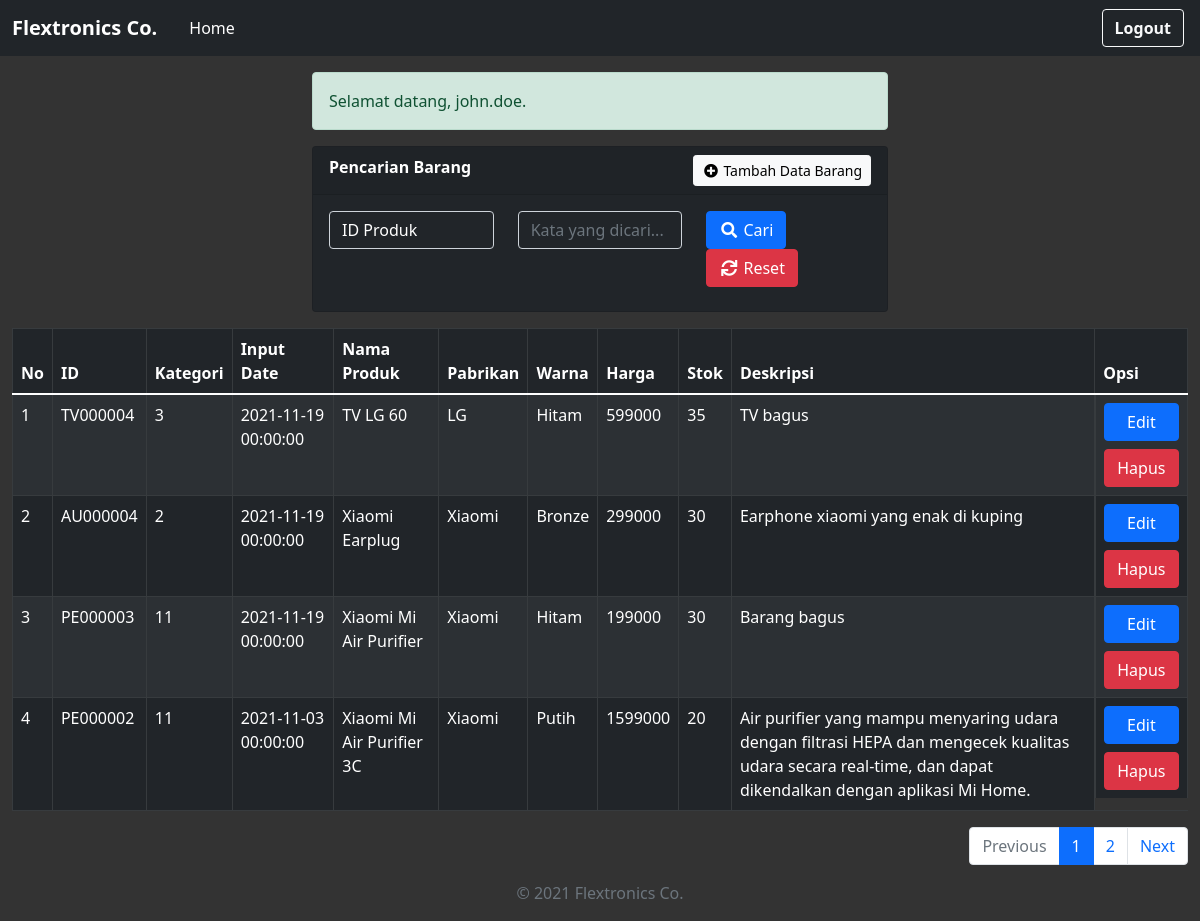
The app's page /view.php (signed in) with its own data.
### tables this page shows
CREATE TABLE `_products` (
  `idx` int(11) NOT NULL,
  `id` varchar(8) NOT NULL,
  `kategori` int(11) NOT NULL,
  `tgl_input` datetime NOT NULL,
  `nama` varchar(255) NOT NULL,
  `manufaktur` varchar(200) NOT NULL,
  `warna` varchar(100) NOT NULL,
  `deskripsi` varchar(255) DEFAULT NULL
);

CREATE TABLE `_prices` (
  `product_id` varchar(8) NOT NULL,
  `price` int(11) NOT NULL
);

CREATE TABLE `_stock` (
  `product_id` varchar(8) NOT NULL,
  `amount` int(8) NOT NULL
);

### view.php (the view, shortened to what this page needs)
<!DOCTYPE html>
<html lang="en">
<head>
    <link href="assets/css/bootstrap.min.css" rel="stylesheet">
    <link rel="stylesheet" href="https://use.fontawesome.com/releases/v5.6.3/css/all.css">
    <link href="assets/css/style.css" rel="stylesheet">
</head>
<body>
    <nav class="navbar navbar-expand-lg navbar-dark bg-dark text-light">
        <div class="container-fluid justify-content-start">
            <div class="navbar-brand">
                <strong>Flextronics Co.</strong>
            </div>
            <ul class="nav">
                <li class="nav-item">
                    <a href="index.php" class="nav-link text-white">Home</a>
                </li>
            </ul>
        </div>
        <a href="logout.php" class="btn btn-outline-light fw-bold me-3" onclick="return confirm('Apa Anda yakin ingin keluar aplikasi?');">Logout</a>
    </nav>
    <div class="container-fluid pt-3">
        <div class="row justify-content-center">
            <div class="col-md-6">
                <div class="alert alert-success" role="alert">
                    <?php
                    if (isset($_SESSION['username'])) {
                        echo 'Selamat datang, ' . $_SESSION['username'] . '.';
                    }
                    ?>
                </div>
                <div class="card text-white bg-dark mb-3">
                    <div class="card-header">
                        <b>Pencarian Barang</b>
                        <a href="insert.php" class="float-end btn btn-light btn-sm"><i class="fa fa-fw fa-plus-circle"></i> Tambah Data Barang</a>
                    </div>
                    <div class="card-body">
                        <form class="form-inline">
                            <div class="row">
                                <div class="col-sm-4">
                                    <div class="mb-2">
                                        <select class="form-control text-white bg-dark" id="kolom" name="kolom" required="">
                                            <?php
                                            $kolom = (isset($_GET['kolom'])) ? $_GET['kolom'] : "";
                                            ?>
                                            <option value="id" <?php if ($kolom == "id") echo "selected"; ?>>ID Produk</option>
                                        </select>
                                    </div>
                                </div>
                                <div class="col-sm-4">
                                    <div class="mb-2">
                                        <input type="text" class="form-control text-white bg-dark" id="keyword" name="keyword" placeholder="Kata yang dicari..." required="" value="<?php if (isset($_GET['keyword'])) echo $_GET['keyword']; ?>">
                                    </div>
                                </div>
                                <div class="col-sm-4">
                                    <div class="mb-2">
                                        <button type="submit" class="btn btn-primary"><i class="fa fa-fw fa-search"></i> Cari</button>
                                        <a href="view.php" class="btn btn-danger"><i class="fa fa-fw fa-sync"></i> Reset</a>
                                    </div>
                                </div>
                            </div>
                        </form>
                    </div>
                </div>
            </div>
        </div>
        <?php
        include 'connect.php';
        $page = (isset($_GET['page'])) ? (int) $_GET['page'] : 1;
        $kolomCari = (isset($_GET['kolom'])) ? $_GET['kolom'] : "";
        $kolomKeyword = (isset($_GET['keyword'])) ? $_GET['keyword'] : "";
        $limit = 4;
        $limitStart = ($page - 1) * $limit;
        if ($kolomCari == "" && $kolomKeyword == "") {
            $data = mysqli_query($conn, "SELECT idx, id, kategori, tgl_input, nama, manufaktur, warna, price, amount, deskripsi FROM _products pro
                    INNER JOIN _prices pri ON pro.id = pri.product_id
                    INNER JOIN _stock sto ON pro.id = sto.product_id
                    ORDER BY pro.idx DESC LIMIT " . $limitStart . "," . $limit);
        }
        ?>
        <table class="table table-dark table-striped table-bordered table-hover">
            <thead>
                <tr>
                    <th>No</th>
                    <th>ID</th>
                    <th>Kategori</th>
                    <th>Input Date</th>
                    <th>Nama Produk</th>
                    <th>Pabrikan</th>
                    <th>Warna</th>
                    <th>Harga</th>
                    <th>Stok</th>
                    <th>Deskripsi</th>
                    <th>Opsi</th>
                </tr>
            </thead>
            <tbody>
                <?php
                $num = $limitStart + 1;
                while ($row = mysqli_fetch_array($data)) {
                ?>
                    <tr>
                        <td><?php echo $num++; ?></td>
                        <td><?php echo $row['id']; ?></td>
                        <td><?php echo $row['kategori']; ?></td>
                        <td><?php echo $row['tgl_input']; ?></td>
                        <td><?php echo $row['nama']; ?></td>
                        <td><?php echo $row['manufaktur']; ?></td>
                        <td><?php echo $row['warna']; ?></td>
                        <td><?php echo $row['price']; ?></td>
                        <td><?php echo $row['amount']; ?></td>
                        <td class="text-break"><?php echo $row['deskripsi']; ?></td>
                        <td class="d-grid gap-2">
                            <a href="edit.php?id=<?php echo $row['id']; ?>" class="btn btn-primary">Edit</a>
                            <a href="delete.php?id=<?php echo $row['id']; ?>" class="btn btn-danger" onclick="return confirm('Apa Anda yakin ingin menghapus data ini?');">Hapus</a>
                        </td>
                    </tr>
                <?php
                }
                ?>
            </tbody>
        </table>
        <div>
            <ul class="pagination justify-content-end">
                <?php
                if ($page == 1) {
                ?>
                    <li class="page-item disabled"><a class="page-link" href="#">Previous</a></li>
                    <?php
                }
                ?>
                <?php
                if ($kolomCari == "" && $kolomKeyword == "") {
                    $data = mysqli_query($conn, "SELECT idx, id, kategori, tgl_input, nama, manufaktur, warna, price, amount, deskripsi FROM _products pro
                    INNER JOIN _prices pri ON pro.id = pri.product_id
                    INNER JOIN _stock sto ON pro.id = sto.product_id
                    ORDER BY pro.idx DESC");
                } else {
                    $data = mysqli_query($conn, "SELECT idx, id, kategori, tgl_input, nama, manufaktur, warna, price, amount, deskripsi FROM _products pro
                    INNER JOIN _prices pri ON pro.id = pri.product_id
                    INNER JOIN _stock sto ON pro.id = sto.product_id
                    WHERE $kolomCari LIKE '%$kolomKeyword%'
                    ORDER BY pro.idx DESC");
                }
                $jumlahData = mysqli_num_rows($data);
                $jumlahPage = ceil($jumlahData / $limit);
                $jumlahNum = 1;
                $startNum = ($page > $jumlahNum) ? $page - $jumlahNum : 1;
                $endNum = ($page < ($jumlahPage - $jumlahNum)) ? $page + $jumlahNum : $jumlahPage;
                for ($i = $startNum; $i <= $endNum; $i++) {
                    $LinkActive = ($page == $i) ? 'active' : '';
                    if ($kolomCari == "" && $kolomKeyword == "") {
                ?>
                        <li class="page-item <?php echo $LinkActive; ?>"><a class="page-link" href="view.php?page=<?php echo $i; ?>"><?php echo $i; ?></a></li>
                    <?php
                    } else {
                    ?>
                        <li class="page-item <?php echo $LinkActive; ?>"><a class="page-link" href="view.php?kolom=<?php echo $kolomCari; ?>&keyword=<?php echo $kolomKeyword; ?>&page=<?php echo $i; ?>"><?php echo $i; ?></a></li>
                <?php
                    }
                }
                ?>
                <?php
                if ($page == $jumlahPage) {
                ?>
                    <li class="page-item disabled"><a class="page-link" href="#">Next</a></li>
                    <?php
                } else {
                    $LinkNext = ($page < $jumlahPage) ? $page + 1 : $jumlahPage;
                    if ($kolomCari == "" && $kolomKeyword == "") {
                    ?>
                        <li class="page-item"><a class="page-link" href="view.php?page=<?php echo $LinkNext; ?>">Next</a></li>
                    <?php
                    } else {
                    ?>
                        <li class="page-item"><a class="page-link" href="view.php?kolom=<?php echo $kolomCari; ?>&keyword=<?php echo $kolomKeyword; ?>&page=<?php echo $LinkNext; ?>">Next</a></li>
                <?php
                    }
                }
                ?>
            </ul>
        </div>
    </div>
    <footer>
        <p class="text-center text-muted">&copy; 2021 Flextronics Co.</p>
    </footer>
</body>
</html>

### assets/css/style.css (style rules this page uses)
body { background-color: #333333; color: white; }

### records on screen
_products: id "TV000004", kategori "3", tgl_input "2021-11-19 00:00:00", nama "TV LG 60", manufaktur "LG", warna "Hitam", _prices.price "599000", _stock.amount "35", deskripsi "TV bagus"
_products: id "AU000004", kategori "2", tgl_input "2021-11-19 00:00:00", nama "Xiaomi Earplug", manufaktur "Xiaomi", warna "Bronze", _prices.price "299000", _stock.amount "30", deskripsi "Earphone xiaomi yang enak di kuping"
_products: id "PE000003", kategori "11", tgl_input "2021-11-19 00:00:00", nama "Xiaomi Mi Air Purifier", manufaktur "Xiaomi", warna "Hitam", _prices.price "199000", _stock.amount "30", deskripsi "Barang bagus"
_products: id "PE000002", kategori "11", tgl_input "2021-11-03 00:00:00", nama "Xiaomi Mi Air Purifier 3C", manufaktur "Xiaomi", warna "Putih", _prices.price "1599000", _stock.amount "20", deskripsi "Air purifier yang mampu menyaring udara dengan filtrasi HEPA dan mengecek kualitas udara secara real-time, dan dapat dikendalkan dengan aplikasi Mi Home."

### other values on screen
$_SESSION['username'] "john.doe"
